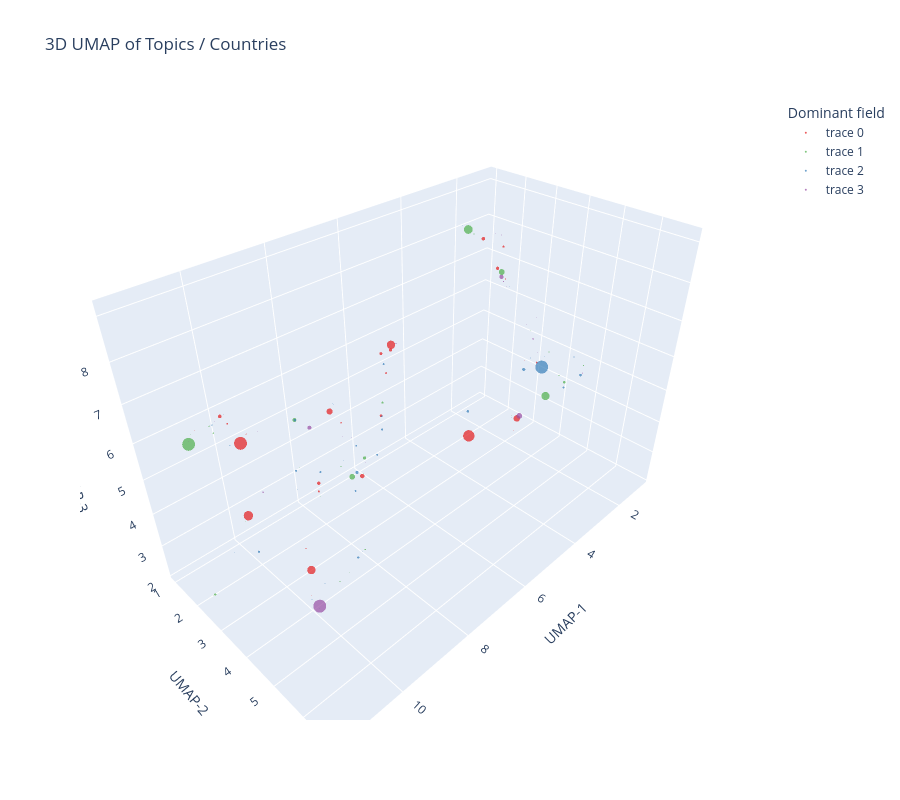

Source (notebook cell):
### Code cell
import plotly.graph_objects as go

fig = go.Figure()

for domain, color in color_by_domain.items():
    dff = df_plot[df_plot["domain"] == domain]

    fig.add_trace(
        go.Scatter3d(
            x=dff["x"],
            y=dff["y"],
            z=dff["z"],
            mode="markers",
            # name=dff["field"],
            marker=dict(
                size=dff["share"],
                sizemode="area",
                sizeref=2. * dff["share"].max() / (30. ** 2),
                color=color,
                opacity=0.7,
                line=dict(width=0)
            ),
            # hovertemplate=[
            #     "<b>%{text}</b><br>"
            #     "Field: " + field + "<br>"
            #     "Share: %{marker.size:.3f}<extra></extra>"
            # for field in dff["field"]],
            text=dff["label"]
        )
    )

fig.update_layout(
    title="3D UMAP of Topics / Countries",
    scene=dict(
        xaxis_title="UMAP-1",
        yaxis_title="UMAP-2",
        zaxis_title="UMAP-3",
        bgcolor="white"
    ),
    legend_title="Dominant field",
    height=800
)

fig.show()
